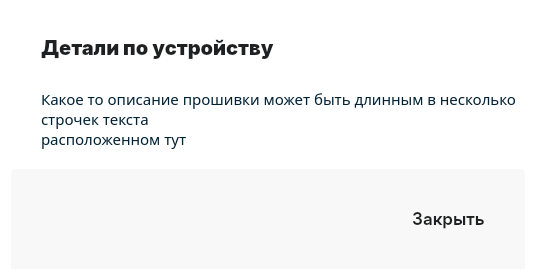
<?xml version="1.0" encoding="UTF-8"?>
<ui version="4.0">
 <class>DeviceDetailDialog</class>
 <widget class="QDialog" name="DeviceDetailDialog">
  <property name="windowModality">
   <enum>Qt::ApplicationModal</enum>
  </property>
  <property name="geometry">
   <rect>
    <x>0</x>
    <y>0</y>
    <width>536</width>
    <height>278</height>
   </rect>
  </property>
  <property name="windowTitle">
   <string>Dialog</string>
  </property>
  <property name="styleSheet">
   <string notr="true">background-color: rgba(255, 255, 255, 1);
border: none;</string>
  </property>
  <property name="modal">
   <bool>true</bool>
  </property>
  <layout class="QGridLayout" name="gridLayout_6">
   <item row="0" column="0">
    <widget class="QFrame" name="frame_2">
     <property name="sizePolicy">
      <sizepolicy hsizetype="Expanding" vsizetype="Expanding">
       <horstretch>0</horstretch>
       <verstretch>0</verstretch>
      </sizepolicy>
     </property>
     <property name="styleSheet">
      <string notr="true">border-top-left-radius: 4px;
border-top-right-radius: 4px;
background-color:rgba(255, 255, 255, 1);</string>
     </property>
     <property name="frameShape">
      <enum>QFrame::StyledPanel</enum>
     </property>
     <property name="frameShadow">
      <enum>QFrame::Raised</enum>
     </property>
     <layout class="QGridLayout" name="gridLayout">
      <property name="leftMargin">
       <number>0</number>
      </property>
      <property name="topMargin">
       <number>15</number>
      </property>
      <property name="rightMargin">
       <number>0</number>
      </property>
      <property name="bottomMargin">
       <number>0</number>
      </property>
      <property name="verticalSpacing">
       <number>0</number>
      </property>
      <item row="1" column="0">
       <layout class="QVBoxLayout" name="verticalLayout_4" stretch="1,1">
        <property name="spacing">
         <number>0</number>
        </property>
        <item>
         <widget class="QFrame" name="frame_12">
          <property name="minimumSize">
           <size>
            <width>0</width>
            <height>100</height>
           </size>
          </property>
          <property name="styleSheet">
           <string notr="true">border: none;
background-color:rgba(255, 255, 255, 1);</string>
          </property>
          <property name="frameShape">
           <enum>QFrame::StyledPanel</enum>
          </property>
          <property name="frameShadow">
           <enum>QFrame::Raised</enum>
          </property>
          <layout class="QGridLayout" name="gridLayout_5">
           <property name="leftMargin">
            <number>30</number>
           </property>
           <property name="topMargin">
            <number>2</number>
           </property>
           <property name="rightMargin">
            <number>2</number>
           </property>
           <property name="bottomMargin">
            <number>2</number>
           </property>
           <item row="0" column="0">
            <widget class="QLabel" name="label_7">
             <property name="styleSheet">
              <string notr="true">background-color:rgba(255, 255, 255, 1);
color: rgba(0, 32, 51, 1);
font-family: IBM Plex Sans;
font-size: 15px;
font-weight: 400;
</string>
             </property>
             <property name="text">
              <string>Какое то описание прошивки может быть длинным в несколько строчек текста
расположенном тут</string>
             </property>
             <property name="wordWrap">
              <bool>true</bool>
             </property>
            </widget>
           </item>
          </layout>
         </widget>
        </item>
        <item>
         <widget class="QFrame" name="frame_13">
          <property name="minimumSize">
           <size>
            <width>0</width>
            <height>100</height>
           </size>
          </property>
          <property name="styleSheet">
           <string notr="true">background-color: rgba(248, 248, 248, 1);</string>
          </property>
          <property name="frameShape">
           <enum>QFrame::StyledPanel</enum>
          </property>
          <property name="frameShadow">
           <enum>QFrame::Raised</enum>
          </property>
          <layout class="QHBoxLayout" name="horizontalLayout_7">
           <property name="rightMargin">
            <number>40</number>
           </property>
           <item>
            <spacer name="horizontalSpacer_4">
             <property name="orientation">
              <enum>Qt::Horizontal</enum>
             </property>
             <property name="sizeHint" stdset="0">
              <size>
               <width>430</width>
               <height>20</height>
              </size>
             </property>
            </spacer>
           </item>
           <item>
            <widget class="QPushButton" name="closeButton">
             <property name="sizePolicy">
              <sizepolicy hsizetype="Fixed" vsizetype="Fixed">
               <horstretch>0</horstretch>
               <verstretch>0</verstretch>
              </sizepolicy>
             </property>
             <property name="minimumSize">
              <size>
               <width>0</width>
               <height>32</height>
              </size>
             </property>
             <property name="font">
              <font>
               <family>Inter</family>
               <pointsize>-1</pointsize>
               <bold>false</bold>
               <stylestrategy>PreferAntialias</stylestrategy>
              </font>
             </property>
             <property name="cursor">
              <cursorShape>PointingHandCursor</cursorShape>
             </property>
             <property name="styleSheet">
              <string notr="true">border: none;
color: rgba(30, 32, 33, 1);
font-family: Inter;
font-size: 17px;
font-weight: 500;
</string>
             </property>
             <property name="text">
              <string>Закрыть</string>
             </property>
            </widget>
           </item>
          </layout>
         </widget>
        </item>
       </layout>
      </item>
      <item row="0" column="0">
       <widget class="QFrame" name="frame_14">
        <property name="styleSheet">
         <string notr="true">border: none;
background-color:rgba(255, 255, 255, 1);</string>
        </property>
        <property name="frameShape">
         <enum>QFrame::StyledPanel</enum>
        </property>
        <property name="frameShadow">
         <enum>QFrame::Raised</enum>
        </property>
        <layout class="QHBoxLayout" name="horizontalLayout_8">
         <property name="leftMargin">
          <number>30</number>
         </property>
         <property name="rightMargin">
          <number>15</number>
         </property>
         <item>
          <widget class="QLabel" name="label_8">
           <property name="styleSheet">
            <string notr="true">color: rgba(30, 32, 33, 1);
font-family: Inter;
font-size: 20px;
font-weight: 700;

</string>
           </property>
           <property name="text">
            <string>Детали по устройству</string>
           </property>
          </widget>
         </item>
         <item>
          <widget class="QPushButton" name="exitButton">
           <property name="sizePolicy">
            <sizepolicy hsizetype="Fixed" vsizetype="Fixed">
             <horstretch>0</horstretch>
             <verstretch>0</verstretch>
            </sizepolicy>
           </property>
           <property name="cursor">
            <cursorShape>PointingHandCursor</cursorShape>
           </property>
           <property name="styleSheet">
            <string notr="true">background-color: rgba(0,0,0,0);
border: none;</string>
           </property>
           <property name="text">
            <string/>
           </property>
           <property name="icon">
            <iconset resource="resources.qrc">
             <normaloff>:/pics/closeIcon.svg</normaloff>:/pics/closeIcon.svg</iconset>
           </property>
           <property name="iconSize">
            <size>
             <width>24</width>
             <height>24</height>
            </size>
           </property>
          </widget>
         </item>
        </layout>
       </widget>
      </item>
     </layout>
    </widget>
   </item>
  </layout>
 </widget>
 <resources>
  <include location="resources.qrc"/>
 </resources>
 <connections/>
</ui>
